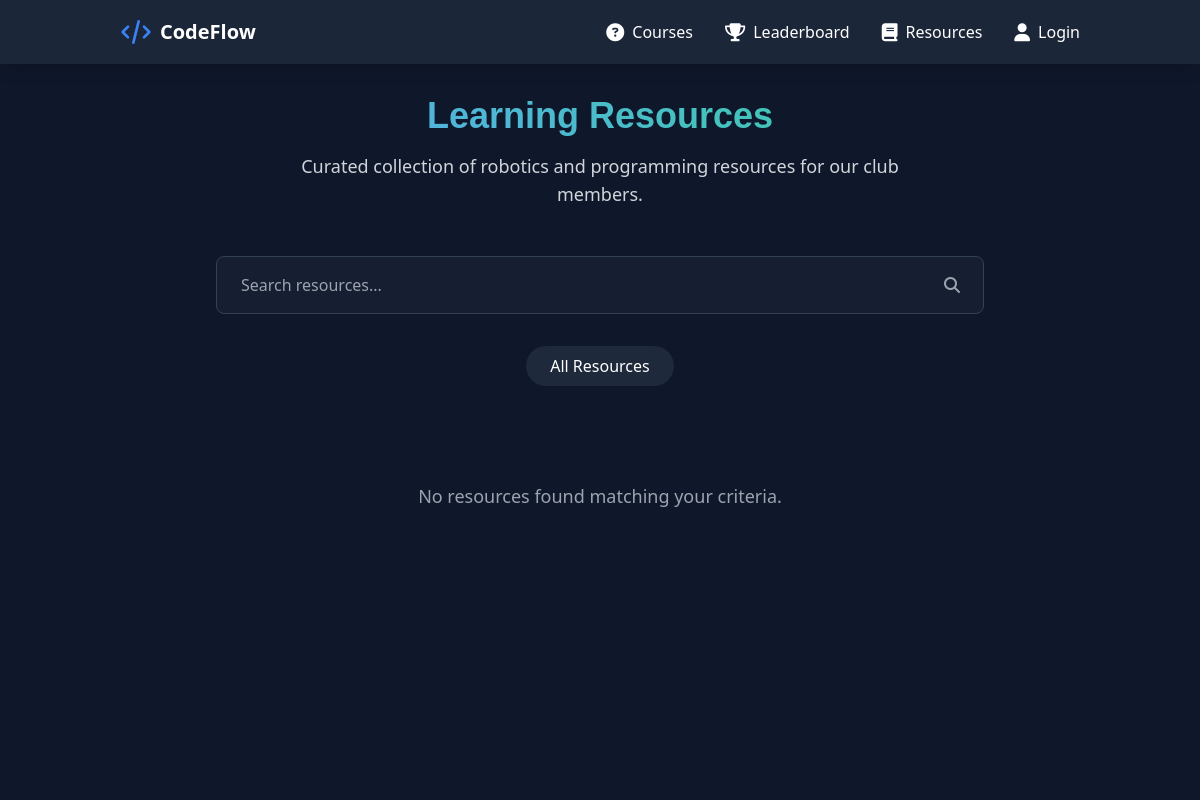
Before: /resources with the older database file.
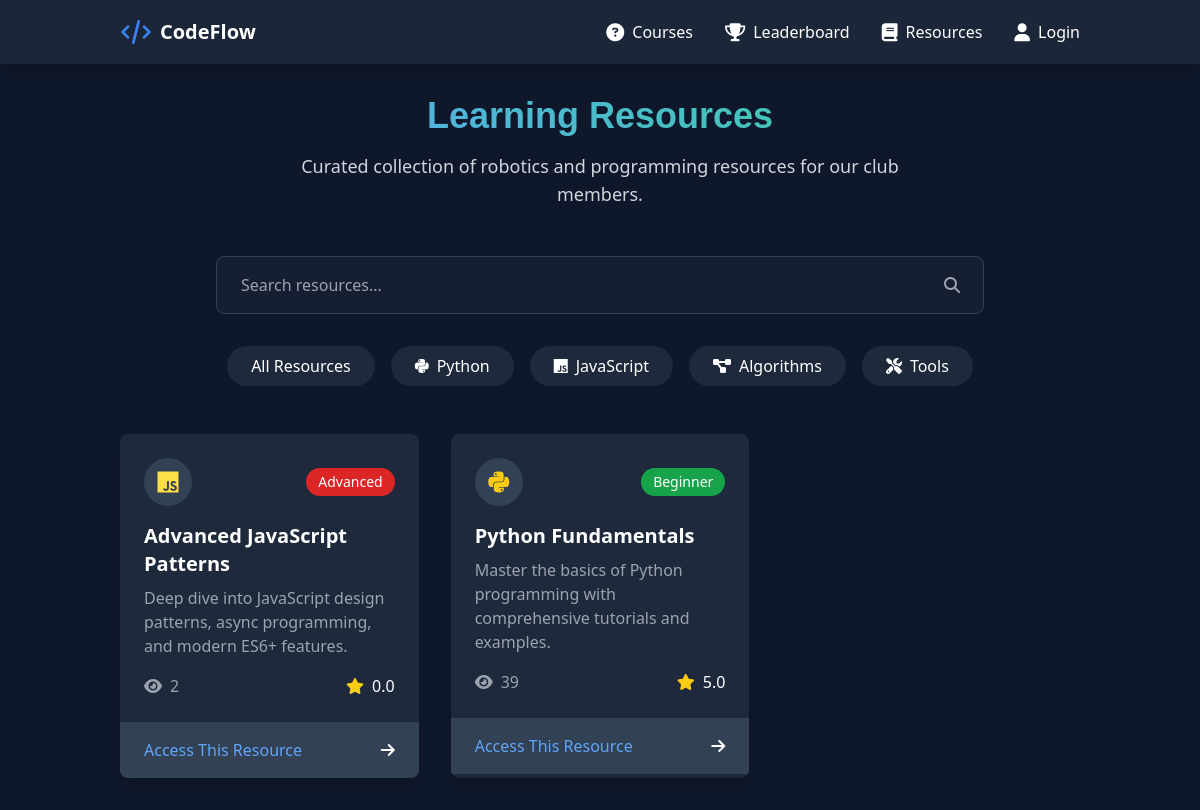
After: the same page with the newer database file.
### codeflowapp/models.py (models this page shows, shortened)
class Category(models.Model):
    name = models.CharField(max_length=100)
    slug = models.SlugField(unique=True)
    icon_class = models.CharField(max_length=50, help_text="Font Awesome class name")
    color_class = models.CharField(max_length=50, help_text="Tailwind color class")
    class Meta:
        verbose_name_plural = "Categories"

class Resource(models.Model):
    DIFFICULTY_CHOICES = [
        ('beginner', 'Beginner'),
        ('intermediate', 'Intermediate'),
        ('advanced', 'Advanced'),
        ('all-levels', 'All Levels'),
    ]
    TYPE_CHOICES = [
        ('article', 'Article'),
        ('video', 'Video Tutorial'),
        ('practice', 'Practice Problems'),
        ('guide', 'Guide'),
        ('tool', 'Tool'),
    ]
    title = models.CharField(max_length=200)
    slug = models.SlugField(unique=True)
    description = models.TextField()
    content = models.TextField(blank=True)  # For articles/guides
    external_url = models.URLField(blank=True)  # For external resources
    file = models.FileField(upload_to='resources/', blank=True)  # For downloadable content
    thumbnail = models.ImageField(upload_to='resource_thumbnails/', blank=True)
    category = models.ForeignKey(Category, on_delete=models.CASCADE)
    difficulty = models.CharField(max_length=20, choices=DIFFICULTY_CHOICES)
    resource_type = models.CharField(max_length=20, choices=TYPE_CHOICES)
    views = models.PositiveIntegerField(default=0)
    rating = models.DecimalField(max_digits=3, decimal_places=1, default=0.0)
    created_at = models.DateTimeField(auto_now_add=True)
    updated_at = models.DateTimeField(auto_now=True)
    is_featured = models.BooleanField(default=False)
    is_downloadable = models.BooleanField(default=False)

### codeflowapp/views.py (the view)
# urls.py: path('resources', views.resources_list, name='resources'),
def resources_list(request):
    categories = Category.objects.all()
    resources = Resource.objects.all().order_by('-created_at')
    category = request.GET.get('category')
    if category and category != 'all':
        resources = resources.filter(category__slug=category)
    difficulty = request.GET.get('difficulty')
    if difficulty:
        resources = resources.filter(difficulty=difficulty)
    query = request.GET.get('search')
    if query:
        resources = resources.filter(
            Q(title__icontains=query) |
            Q(description__icontains=query)
        )
    context = {
        'categories': categories,
        'resources': resources,
    }
    return render(request, 'resources.html', context)

### codeflowapp/templates/resources.html (shortened to what this page needs)
{% load static %}
<html><head>
<link rel="stylesheet" href="{% static 'assets/css/styles.css' %}">
<script src="https://cdn.tailwindcss.com"></script>
<link rel="stylesheet" href="https://cdnjs.cloudflare.com/ajax/libs/font-awesome/6.4.0/css/all.min.css">
</head>
<body class="bg-slate-900 text-white min-h-screen" x-data="{
    showMenu: false,
    selectedCategory: '{{ request.GET.category|default:"all" }}',
    searchQuery: '{{ request.GET.search|default:"" }}'
}">
<div id="particles-js"></div>
<nav class="bg-slate-800/90 backdrop-blur-sm sticky top-0 shadow-lg z-50">
    <div class="container mx-auto px-4 sm:px-6 lg:px-8">
        <div class="flex justify-between items-center h-16">
            <div class="flex items-center">
                <svg class="h-8 w-8 text-blue-500" fill="none" viewBox="0 0 24 24" stroke="currentColor">
                    <path stroke-linecap="round" stroke-linejoin="round" stroke-width="2"
                        d="M10 20l4-16m4 4l4 4-4 4M6 16l-4-4 4-4" />
                </svg>
                <a href="/"><span class="ml-2 text-xl font-bold">CodeFlow</span></a>
            </div>
            <div class="hidden md:flex space-x-6 lg:space-x-8">
                <a href="{% url 'courses' %}" class="nav-item flex items-center space-x-2 hover:text-blue-400">
                    <i class="fas fa-question-circle text-lg"></i>
                    <span>Courses</span>
                </a>
                <a href="{% url 'leaderboard' %}"
                    class="nav-item flex items-center space-x-2 hover:text-blue-400">
                    <i class="fas fa-trophy text-lg"></i>
                    <span>Leaderboard</span>
                </a>
                <a href="{% url 'resources' %}"
                    class="nav-item flex items-center space-x-2 hover:text-blue-400">
                    <i class="fas fa-book text-lg"></i>
                    <span>Resources</span>
                </a>
                {% if user.is_authenticated %}
                <a href="{% url 'logout' %}" class="nav-item flex content-end items-center space-x-2 hover:text-blue-400"><i class="fas fa-right-from-bracket text-lg"></i>
                    <span>Logout</span></a>
                {% else %}
                <a href="{% url 'login' %}"
                    class="nav-item flex content-end items-center space-x-2 hover:text-blue-400">
                    <i class="fas fa-user text-lg"></i>
                    <span>Login</span>
                </a>
                {% endif %}
            </div>
        </div>
    </div>
</nav>
<main class="container mx-auto px-4 sm:px-6 lg:px-8 py-8">
    <div class="text-center mb-12">
        <h1 class="text-4xl font-bold mb-4 gradient-text">Learning Resources</h1>
        <p class="text-lg text-gray-300 max-w-2xl mx-auto">
            Curated collection of robotics and programming resources for our club members.
        </p>
    </div>
    <div class="mb-12">
        <form method="GET" action="{% url 'resources' %}" class="max-w-3xl mx-auto">
            <div class="relative">
                <input
                    type="text"
                    name="search"
                    x-model="searchQuery"
                    placeholder="Search resources..."
                    class="w-full px-6 py-4 rounded-lg search-input text-white border border-slate-700 focus:border-blue-500 focus:ring-2 focus:ring-blue-500 focus:outline-none"
                >
                <button type="submit" class="absolute right-6 top-1/2 transform -translate-y-1/2">
                    <i class="fas fa-search text-gray-400"></i>
                </button>
            </div>
        </form>
        <div class="flex flex-wrap justify-center gap-4 mt-8">
            <a href="?category=all"
                @click.prevent="selectedCategory = 'all'"
                :class="{'bg-blue-600': selectedCategory === 'all'}"
                class="px-6 py-2 rounded-full bg-slate-800 hover:bg-slate-700 transition">
                All Resources
            </a>
            {% for category in categories %}
            <a href="?category={{ category.slug }}"
                @click.prevent="selectedCategory = '{{ category.slug }}'"
                :class="{'bg-blue-600': selectedCategory === '{{ category.slug }}'}"
                class="px-6 py-2 rounded-full bg-slate-800 hover:bg-slate-700 transition">
                <i class="{{ category.icon_class }} mr-2"></i>{{ category.name }}
            </a>
            {% endfor %}
        </div>
    </div>
    <div class="grid grid-cols-1 md:grid-cols-2 lg:grid-cols-3 gap-8">
        {% for resource in resources %}
        <div class="resource-card bg-slate-800 rounded-lg overflow-hidden shadow-lg" x-show="selectedCategory === 'all' || selectedCategory === '{{ resource.category.slug }}'">
            <div class="p-6">
                <div class="flex items-center justify-between mb-4">
                    <div class="w-12 h-12 rounded-full bg-slate-700 flex items-center justify-center">
                        <i class="{{ resource.category.icon_class }} {{ resource.category.color_class }} text-2xl floating-icon"></i>
                    </div>
                    <span class="px-3 py-1 rounded-full text-sm
                        {% if resource.difficulty == 'beginner' %}bg-green-600
                        {% elif resource.difficulty == 'intermediate' %}bg-yellow-600
                        {% elif resource.difficulty == 'advanced' %}bg-red-600
                        {% else %}bg-blue-600{% endif %}">
                        {{ resource.difficulty|title }}
                    </span>
                </div>
                <h3 class="text-xl font-bold mb-2">{{ resource.title }}</h3>
                <p class="text-gray-400 mb-4">{{ resource.description }}</p>
                <div class="flex justify-between items-center">
                    <div class="flex items-center space-x-2">
                        <i class="fas fa-eye text-gray-400"></i>
                        <span class="text-gray-400">{{ resource.views }}</span>
                    </div>
                    <div class="flex items-center space-x-2">
                        <i class="fas fa-star text-yellow-400"></i>
                        <span>{{ resource.rating }}</span>
                    </div>
                </div>
            </div>
            <div class="bg-slate-700 px-6 py-4 flex justify-between items-center">
                <a href="{% url 'resource_detail' resource.slug %}"
                   class="text-blue-400 hover:text-blue-300">
                    Access This Resource
                </a>
                <i class="fas fa-arrow-right"></i>
            </div>
        </div>
        {% empty %}
        <div class="col-span-full text-center py-12">
            <p class="text-gray-400 text-lg">No resources found matching your criteria.</p>
        </div>
        {% endfor %}
    </div>
</main>
<script src="https://cdn.tailwindcss.com"></script>
</body></html>

### codeflowapp/static/assets/css/styles.css (style rules this page uses)
main { position: relative !important; z-index: 2 !important; }
#particles-js { position: fixed; width: 100%; height: 100%; background-color: #0f172a; z-index: 1; }
.gradient-text { background: linear-gradient(45deg, #60a5fa, #34d399); -webkit-background-clip: text; background-clip: text; color: transparent; -webkit-text-fill-color: transparent; font-family: 'Arial', sans-serif; }
.nav-item { transition: all 0.3s ease; }

### codeflowapp/templates/resources.html (style rules this page uses)
.gradient-text { background: linear-gradient(45deg, #60a5fa, #34d399); -webkit-background-clip: text; background-clip: text; color: transparent; }
.nav-item { transition: all 0.3s ease; }
.resource-card { transition: all 0.3s ease; }
.floating-icon { animation: float 3s ease-in-out infinite; }
.search-input { background: rgba(30, 41, 59, 0.5); backdrop-filter: blur(5px); }

Changed rows visible on the page:
added Category: name "Python"
added Category: name "JavaScript"
added Category: name "Algorithms"
added Category: name "Tools"
added Resource: difficulty "Advanced", title "Advanced JavaScript Patterns", description "Deep dive into JavaScript design patterns, async programming, and modern ES6+ features.", views "2", rating "0.0"
added Resource: difficulty "Beginner", title "Python Fundamentals", description "Master the basics of Python programming with comprehensive tutorials and examples.", views "39", rating "5.0"
Other visible differences:
text no longer shown: "No resources found matching your criteria."
